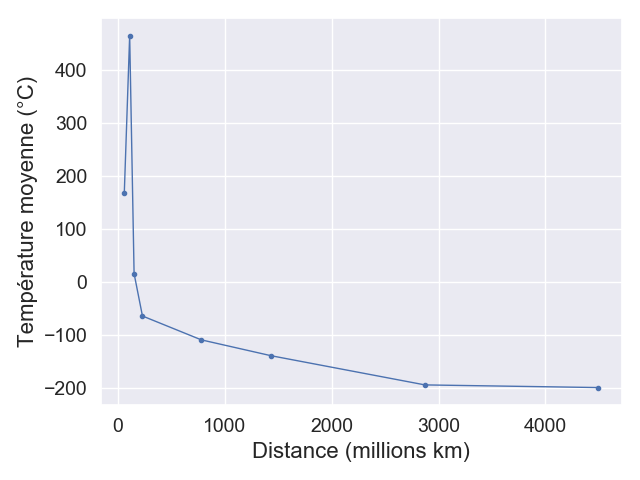

Source code (Python):
import numpy as np
import matplotlib.pyplot as plt
import seaborn as sns
sns.set()

# Get data https://nssdc.gsfc.nasa.gov/planetary/factsheet/
temperatures = np.array([167, 464, 15, -65, -110, -140, -195, -200])
distances = np.array(
    [57.9, 108.2, 149.6, 227.9, 778.6, 1433.5, 2872.5, 4495.1])

# Plot it!
plt.rcParams["axes.labelsize"] = 16
plt.rcParams["xtick.labelsize"] = 14
plt.rcParams["ytick.labelsize"] = 14
fig, ax = plt.subplots()
ax.plot(distances, temperatures, '.-', lw=1)
ax.set_xlabel("Distance (millions km)")
ax.set_ylabel("Température moyenne (°C)")
plt.tight_layout()

plt.savefig("temperatures-planetes.png")
